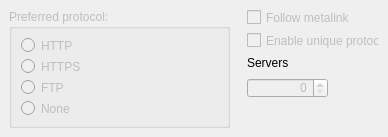
     <widget class="QWidget" name="tab_5">
      <attribute name="title">
       <string>Metalink</string>
      </attribute>
      <widget class="QCheckBox" name="checkBox_FollowMetalink">
       <property name="enabled">
        <bool>false</bool>
       </property>
       <property name="geometry">
        <rect>
         <x>247</x>
         <y>9</y>
         <width>132</width>
         <height>17</height>
        </rect>
       </property>
       <property name="text">
        <string>Follow metalink</string>
       </property>
      </widget>
      <widget class="QCheckBox" name="checkBox_UniqueProtocol">
       <property name="enabled">
        <bool>false</bool>
       </property>
       <property name="geometry">
        <rect>
         <x>247</x>
         <y>32</y>
         <width>132</width>
         <height>17</height>
        </rect>
       </property>
       <property name="text">
        <string>Enable unique protocol</string>
       </property>
      </widget>
      <widget class="QGroupBox" name="groupBox_3">
       <property name="enabled">
        <bool>false</bool>
       </property>
       <property name="geometry">
        <rect>
         <x>9</x>
         <y>9</y>
         <width>221</width>
         <height>119</height>
        </rect>
       </property>
       <property name="title">
        <string>Preferred protocol:</string>
       </property>
       <layout class="QGridLayout" name="gridLayout_3">
        <item row="0" column="0">
         <widget class="QRadioButton" name="radioButton_PreferredProtocol_HTTP">
          <property name="text">
           <string>HTTP</string>
          </property>
         </widget>
        </item>
        <item row="1" column="0">
         <widget class="QRadioButton" name="radioButton_PreferredProtocol_HTTPS">
          <property name="text">
           <string>HTTPS</string>
          </property>
         </widget>
        </item>
        <item row="2" column="0">
         <widget class="QRadioButton" name="radioButton_PreferredProtocol_FTP">
          <property name="text">
           <string>FTP</string>
          </property>
         </widget>
        </item>
        <item row="3" column="0">
         <widget class="QRadioButton" name="radioButton_PreferredProtocol_None">
          <property name="text">
           <string>None</string>
          </property>
         </widget>
        </item>
       </layout>
      </widget>
      <widget class="QLabel" name="label_17">
       <property name="geometry">
        <rect>
         <x>247</x>
         <y>55</y>
         <width>41</width>
         <height>16</height>
        </rect>
       </property>
       <property name="text">
        <string>Servers:</string>
       </property>
       <property name="buddy">
        <cstring>spinBox_MetalinkServers</cstring>
       </property>
      </widget>
      <widget class="QSpinBox" name="spinBox_MetalinkServers">
       <property name="enabled">
        <bool>false</bool>
       </property>
       <property name="geometry">
        <rect>
         <x>247</x>
         <y>78</y>
         <width>81</width>
         <height>20</height>
        </rect>
       </property>
       <property name="alignment">
        <set>Qt::AlignRight|Qt::AlignTrailing|Qt::AlignVCenter</set>
       </property>
      </widget>
     </widget>
